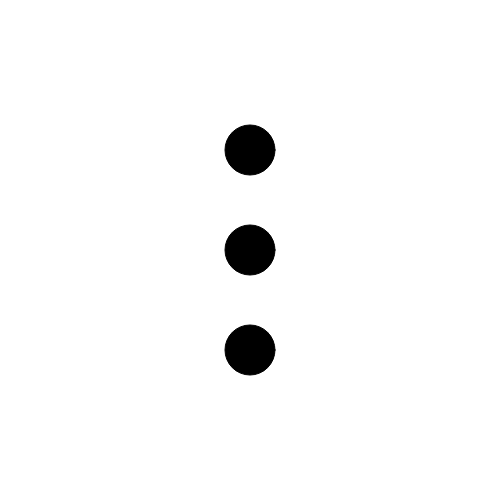
Frame 1 (no input)
Frame 60 (no input): identical to frame 1, image omitted
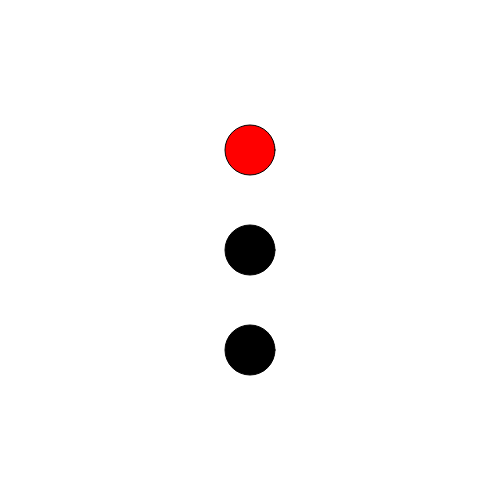
Frame 120 (the mouse pressed at the canvas centre since frame 60)

The p5.js sketch that drew these frames (run headless with seeded random() and noise() and a simulated clock; from frame 60 on, the mouse is pressed at the canvas centre):

// p5.js sketch
// ── sketch.js
var counter = 0;
var fill0 = 0;
var fill1 = 0;
var fill2 = 0;

function setup() {
  createCanvas(500, 500);
  fill0 = color(0, 0, 0);
  fill1 = color(0, 0, 0);
  fill2 = color(0, 0, 0);


}

function draw() {
  background(255);
  console.log(counter);
  if (counter == 1) {
    //fill(255, 0, 0);
    fill0 = color(255, 0, 0);
    fill1 = color(0, 0, 0);
    fill2 = color(0, 0, 0);
  } else if (counter == 2) {
    //fill(0, 255, 0);
    fill0 = color(0, 0, 0);
    fill1 = color("yellow");
    fill2 = color(0, 0, 0);
  } else if (counter == 3) {
    //fill(0, 0, 255);
    fill0 = color(0, 0, 0);
    fill1 = color(0, 0, 0);
    fill2 = color(0, 255, 0);
  } else {
    counter = 0;
    //fill(255);
    fill0 = color(0, 0, 0);
    fill1 = color(0, 0, 0);
    fill2 = color(0, 0, 0);
  }
  fill(fill0);
  ellipse(width / 2, height / 2 - 100, 50, 50);
  fill(fill1);
  ellipse(width / 2, height / 2, 50, 50);
  fill(fill2);
  ellipse(width / 2, height / 2 + 100, 50, 50);


}

function mousePressed() {
  counter = counter + 1;
  console.log(counter);
}
